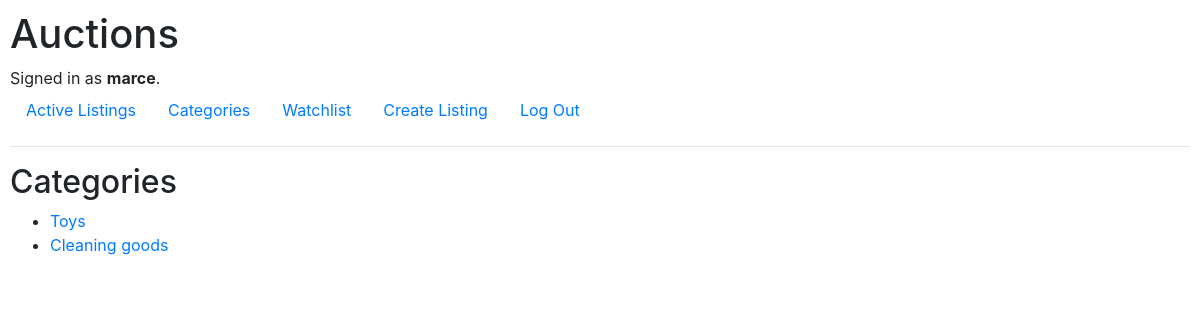
The page /categories (signed in) on the database its author committed.
### auctions/models.py (models this page shows, shortened)
class User(AbstractUser):
    pass

class Category(models.Model):
    name = models.CharField(max_length=50)
    description = models.CharField(max_length=500)

### auctions/views.py (the view)
# urls.py: path("categories", views.categories, name="categories"),
def categories(request):
    return render(request, "auctions/categories.html",
    {
        "categories": Category.objects.all()
    })

### auctions/templates/auctions/categories.html
{% extends "auctions/layout.html" %}
{% block body %}
    <h2>Categories</h2>
    <ul>
        {% for category in categories %}
            <li>
                <a href="{% url 'auctions:category' category.id %}">
                {{ category.name }}
                </a>
            </li>
        {% endfor %}
    </ul>
{% endblock %}

### auctions/templates/auctions/layout.html (shortened to what this page needs)
{% load static %}
<!DOCTYPE html>
<html lang="en">
    <head>
        <link rel="stylesheet" href="https://stackpath.bootstrapcdn.com/bootstrap/4.4.1/css/bootstrap.min.css">
        <link href="{% static 'auctions/styles.css' %}" rel="stylesheet">
    </head>
    <body>
        <h1>Auctions</h1>
        <div>
            {% if user.is_authenticated %}
                Signed in as <strong>{{ user.username }}</strong>.
            {% else %}
                Not signed in.
            {% endif %}
        </div>
        <ul class="nav">
            <li class="nav-item">
                <a class="nav-link" href="{% url 'auctions:index' %}">Active Listings</a>
            </li>
            {% if user.is_authenticated %}
                <li class="nav-item">
                    <a class="nav-link" href="{% url 'auctions:categories' %}">Categories</a>
                </li>
                <li class="nav-item">
                    <a class="nav-link" href="{% url 'auctions:watchlist' %}">Watchlist</a>
                </li>
                <li class="nav-item">
                    <a class="nav-link" href="{% url 'auctions:create' %}">Create Listing</a>
                </li>
                <li class="nav-item">
                    <a class="nav-link" href="{% url 'auctions:logout' %}">Log Out</a>
                </li>
            {% endif %}
        </ul>
        <hr>
        {% block body %}
        {% endblock %}
    </body>
</html>

### auctions/static/auctions/styles.css (style rules this page uses)
body { padding: 10px; }

### rows shown on the page
User: username "marce"
Category: name "Toys"
Category: name "Cleaning goods"
